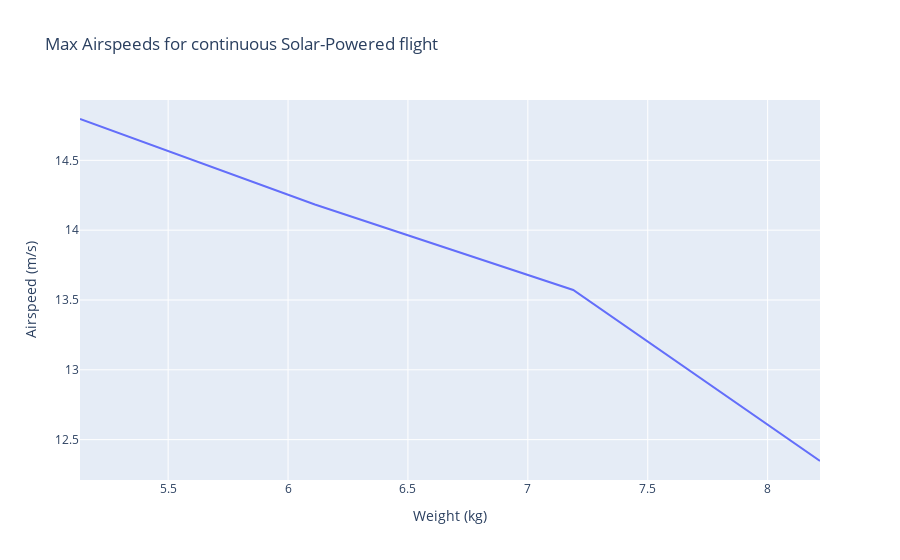

Notebook code cell kept with this figure:
### Code cell
# performance = solar_performance(25, 2, clarky)

max_weight_df = (
    performance.groupby("in_lift")
    .apply(lambda df: df[df.power <= df.solar_power].max(), include_groups=False)
    .dropna()
)
fig = go.Figure(
    data=[
        go.Scatter(
            x=max_weight_df.lift / 9.81,
            y=max_weight_df.fs_v,
            mode="lines",
            name="Max Weight",
        )
    ],
    layout=dict(
        title="Max Airspeeds for continuous Solar-Powered flight",
        xaxis_title="Weight (kg)",
        yaxis_title="Airspeed (m/s)",
    ),
)
fig

### Figure 1 — Plotly figure (JSON) as saved in the notebook; plotly's stock layout.template omitted (floating-point values rounded to 4 significant figures)
{"data": [{"mode": "lines", "name": "Max Weight", "type": "scatter", "x": [5.132, 6.112, 7.189, 8.218], "y": [14.8, 14.18, 13.57, 12.35]}], "layout": {"title": {"text": "Max Airspeeds for continuous Solar-Powered flight"}, "xaxis": {"title": {"text": "Weight (kg)"}}, "yaxis": {"title": {"text": "Airspeed (m/s)"}}}}
